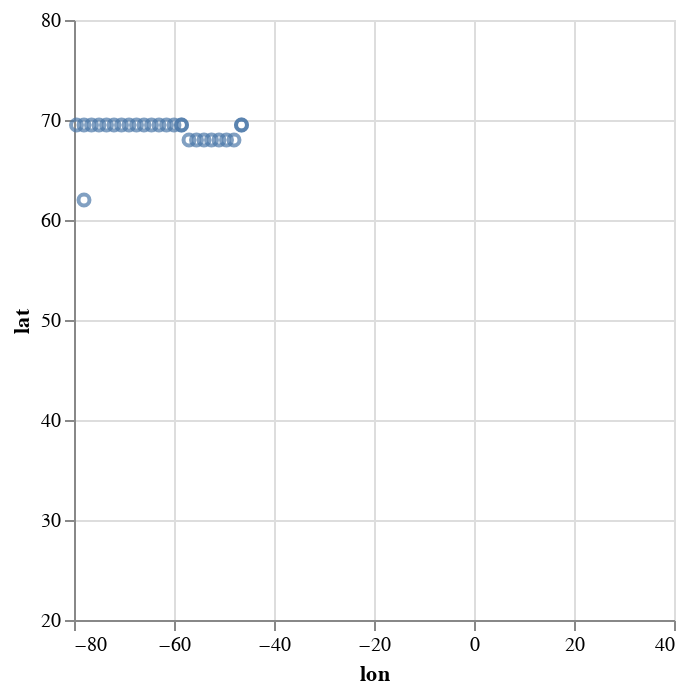

The notebook cell this image was saved under:
### Code cell


### Figure 1 — Vega specification as saved in the notebook (floating-point values rounded to 4 significant figures; data arrays with more than 128 entries replaced by an {"elided": "..."} marker saying what was removed)
{"$schema": "https://vega.github.io/schema/vega/v5.json", "data": [{"name": "_server_source_0", "values": {"elided": "1307 records"}}, {"name": "source_0", "source": "_server_source_0", "transform": [{"type": "filter", "expr": "((datum['spell2'] === spell2) && (datum['relative_index'] === relative_index))"}, {"type": "filter", "expr": "isValid(datum[\"lon\"]) && isFinite(+datum[\"lon\"]) && isValid(datum[\"lat\"]) && isFinite(+datum[\"lat\"])"}, {"type": "project", "fields": ["lat", "lon"]}]}], "signals": [{"name": "spell2", "value": 0, "bind": {"input": "range", "max": 2, "min": 0, "step": 1}}, {"name": "relative_index", "value": 0, "bind": {"input": "range", "max": 14, "min": 0, "step": 1}}], "marks": [{"type": "symbol", "name": "marks", "from": {"data": "source_0"}, "encode": {"update": {"x": {"field": "lon", "scale": "x"}, "y": {"field": "lat", "scale": "y"}, "fill": {"value": "transparent"}, "opacity": {"value": 0.7}, "stroke": {"value": "#4c78a8"}}}, "style": ["point"]}], "scales": [{"name": "x", "type": "linear", "domain": [-80, 40], "range": [0, {"signal": "width"}], "zero": true}, {"name": "y", "type": "linear", "domain": [20, 80], "range": [{"signal": "height"}, 0], "zero": false}], "axes": [{"scale": "x", "orient": "bottom", "tickCount": {"signal": "ceil(width/40)"}, "labels": false, "maxExtent": 0, "minExtent": 0, "zindex": 0, "aria": false, "gridScale": "y", "grid": true, "domain": false, "ticks": false}, {"scale": "y", "maxExtent": 0, "grid": true, "labels": false, "tickCount": {"signal": "ceil(height/40)"}, "domain": false, "zindex": 0, "minExtent": 0, "orient": "left", "aria": false, "ticks": false, "gridScale": "x"}, {"scale": "x", "title": "lon", "labelFlush": true, "grid": false, "tickCount": {"signal": "ceil(width/40)"}, "orient": "bottom", "zindex": 0, "labelOverlap": true}, {"scale": "y", "tickCount": {"signal": "ceil(height/40)"}, "zindex": 0, "title": "lat", "orient": "left", "grid": false, "labelOverlap": true}], "width": 300, "height": 300, "style": "cell", "padding": 5, "background": "white"}
